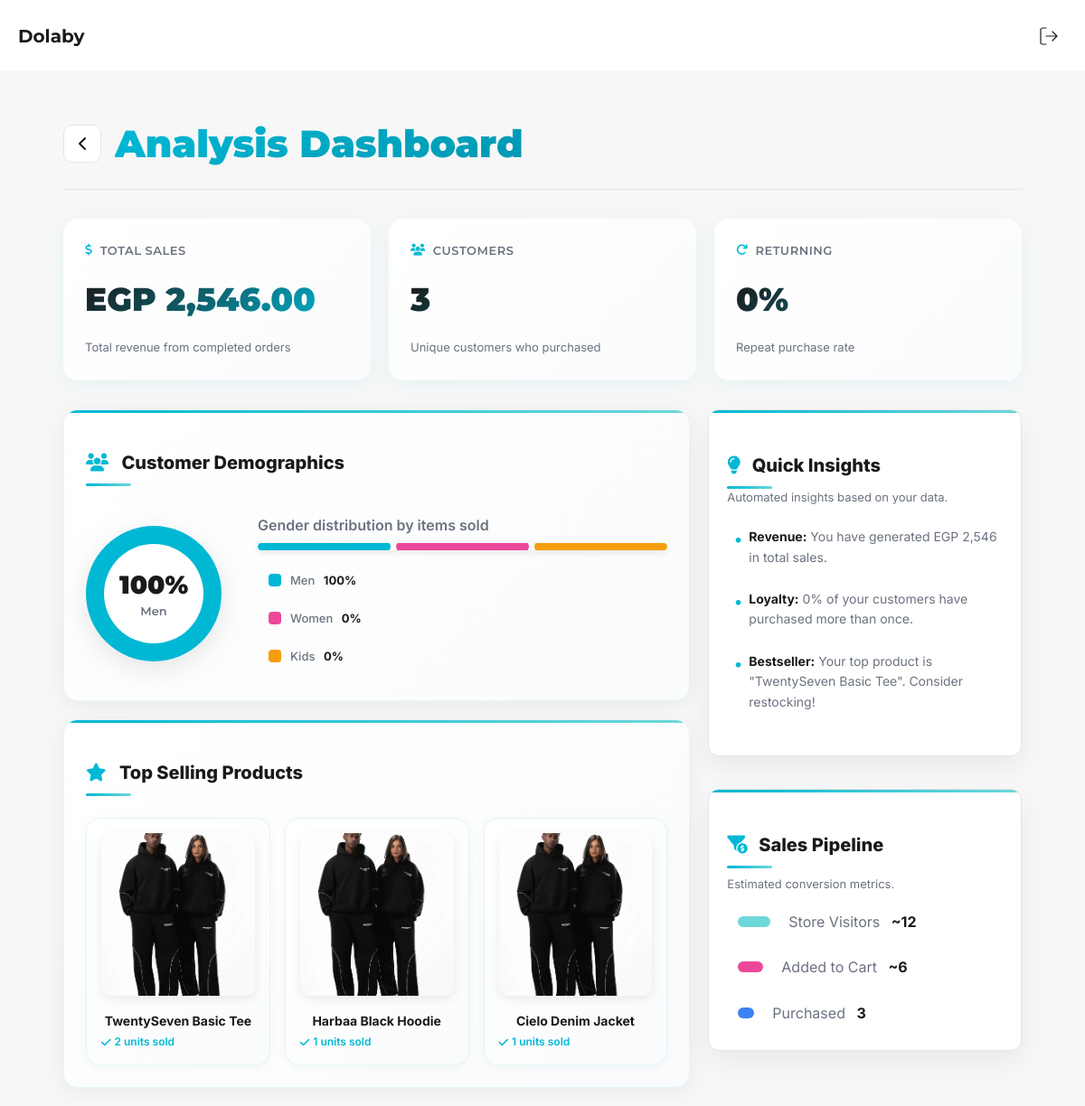
The app's page /php/brandowner_analysis.php (signed in) with its own data.
### tables this page shows
CREATE TABLE products (
    product_id INT PRIMARY KEY AUTO_INCREMENT,
    brand_id INT NOT NULL,
    category_id INT,
    product_name VARCHAR(255) NOT NULL,
    description TEXT,
    price DECIMAL(10, 2) NOT NULL,
    original_price DECIMAL(10, 2),  
    stock_quantity INT DEFAULT 0,
    in_stock BOOLEAN DEFAULT TRUE,
    on_sale BOOLEAN DEFAULT FALSE,
    is_new BOOLEAN DEFAULT FALSE,
    average_rating DECIMAL(3, 2) DEFAULT 0.00,
    total_reviews INT DEFAULT 0,
    sales_count INT DEFAULT 0,
    image_url VARCHAR(500),  
    created_at TIMESTAMP DEFAULT CURRENT_TIMESTAMP,
    updated_at TIMESTAMP DEFAULT CURRENT_TIMESTAMP ON UPDATE CURRENT_TIMESTAMP,
    FOREIGN KEY (brand_id) REFERENCES brands(brand_id) ON DELETE CASCADE,
    FOREIGN KEY (category_id) REFERENCES categories(category_id) ON DELETE SET NULL,
    INDEX idx_brand_id (brand_id),
    INDEX idx_category_id (category_id),
    INDEX idx_in_stock (in_stock),
    INDEX idx_on_sale (on_sale),
    INDEX idx_is_new (is_new),
    INDEX idx_price (price),
    INDEX idx_sales_count (sales_count),
    FULLTEXT idx_search (product_name, description)
);

### includes.php (called while the page is built, shortened)
<?php
if (!class_exists('Database')) {
class Database
{
    public static function connect(): PDO
    {
        $dsn = sprintf(
            'mysql:host=%s;port=%s;dbname=%s;charset=utf8mb4',
            DB_HOST,
            DB_PORT,
            DB_NAME
        );
        $pdo = new PDO($dsn, DB_USER, DB_PASS, [
            PDO::ATTR_ERRMODE => PDO::ERRMODE_EXCEPTION,
            PDO::ATTR_DEFAULT_FETCH_MODE => PDO::FETCH_ASSOC,
            PDO::ATTR_EMULATE_PREPARES => false
        ]);
        return $pdo;
    }
}
}
if (!class_exists('AnalyticsService')) {
class AnalyticsService
{
    private $pdo;
    public function __construct()
    {
        $this->pdo = Database::connect();
    }
    public function getTotalSales(): float
    {
        $sql = "SELECT SUM(total_amount) as total FROM orders WHERE order_status != 'cancelled'";
        $stmt = $this->pdo->query($sql);
        $result = $stmt->fetch();
        return (float)($result['total'] ?? 0);
    }
    public function getUniqueCustomers(): int
    {
        $sql = "SELECT COUNT(DISTINCT user_id) as count FROM orders WHERE order_status != 'cancelled'";
        $stmt = $this->pdo->query($sql);
        $result = $stmt->fetch();
        return (int)($result['count'] ?? 0);
    }
    public function getReturningCustomerRate(): int
    {
        $sql = "SELECT user_id, COUNT(*) as order_count FROM orders WHERE order_status != 'cancelled' GROUP BY user_id";
        $stmt = $this->pdo->query($sql);
        $users = $stmt->fetchAll();
        $returningCount = 0;
        return (int)round(($returningCount / count($users)) * 100);
    }
    public function getCategoryDemographics(): array
    {
        $sql = "SELECT c.category_name, SUM(oi.quantity) as qty
                FROM order_items oi
                JOIN products p ON oi.product_id = p.product_id
                LEFT JOIN categories c ON p.category_id = c.category_id
                JOIN orders o ON oi.order_id = o.order_id
                WHERE o.order_status != 'cancelled'
                GROUP BY c.category_name";
        $stmt = $this->pdo->query($sql);
        $results = $stmt->fetchAll();
        $demographics = ['Men' => 0, 'Women' => 0, 'Kids' => 0];
        $total = 0;
        foreach ($results as $row) {
            $cat = strtolower((string)$row['category_name']);
            if (strpos($cat, 'men') !== false && strpos($cat, 'women') === false) $demographics['Men'] += $row['qty'];
            elseif (strpos($cat, 'women') !== false) $demographics['Women'] += $row['qty'];
            elseif (strpos($cat, 'kid') !== false) $demographics['Kids'] += $row['qty'];
            else $demographics['Men'] += $row['qty'];
            $total += $row['qty'];
        }
        return [
            'Men' => (int)round(($demographics['Men'] / $total) * 100),
            'Women' => (int)round(($demographics['Women'] / $total) * 100),
            'Kids' => (int)round(($demographics['Kids'] / $total) * 100),
        ];
    }
    public function getTopProducts(int $limit = 3): array
    {
        $sql = "SELECT p.product_id as id, p.product_name as name, p.image_url, SUM(oi.quantity) as sold_count
                FROM order_items oi
                JOIN products p ON oi.product_id = p.product_id
                JOIN orders o ON oi.order_id = o.order_id
                WHERE o.order_status != 'cancelled'
                GROUP BY p.product_id, p.product_name, p.image_url
                ORDER BY sold_count DESC
                LIMIT " . (int)$limit;
        $stmt = $this->pdo->query($sql);
        return $stmt->fetchAll() ?: [];
    }
}
}

### php/brandowner_analysis.php (the view, shortened to what this page needs)
<?php
require_once __DIR__ . '/../includes.php';
require_once __DIR__ . '/../header_functions.php';
$analytics = new AnalyticsService();
$totalSales = $analytics->getTotalSales();
$totalCustomers = $analytics->getUniqueCustomers();
$returningRate = $analytics->getReturningCustomerRate();
$demographics = $analytics->getCategoryDemographics();
$topProducts = $analytics->getTopProducts(3);
$dominantDemo = 'Women';
$dominantValue = $demographics['Women'];
if ($demographics['Men'] > $dominantValue) {
    $dominantDemo = 'Men';
    $dominantValue = $demographics['Men'];
}
?>
  <main class="main" role="main">
    <div class="container">
      <header class="topbar">
        <div style="display:flex; align-items:center;">
          <a class="back" href="<?= BASE_URL ?>/brandowner.php">
            <svg width="24" height="24" viewBox="0 0 24 24" fill="none"><path d="M15 18L9 12l6-6" stroke="#1A1A1A" stroke-width="2" stroke-linecap="round" stroke-linejoin="round"/></svg>
          </a>
          <div class="title">Analysis Dashboard</div>
        </div>
      </header>
      <section class="kpi-row">
        <div class="kpi">
          <div class="label"><i class="fas fa-dollar-sign" style="color: var(--teal-600);"></i> Total Sales</div>
          <div class="value">EGP <?= number_format($totalSales, 2) ?></div>
          <div class="note">Total revenue from completed orders</div>
        </div>
        <div class="kpi">
          <div class="label"><i class="fas fa-users" style="color: var(--teal-600);"></i> Customers</div>
          <div class="value"><?= number_format($totalCustomers) ?></div>
          <div class="note">Unique customers who purchased</div>
        </div>
        <div class="kpi">
          <div class="label"><i class="fas fa-redo" style="color: var(--teal-600);"></i> Returning</div>
          <div class="value"><?= $returningRate ?>%</div>
          <div class="note">Repeat purchase rate</div>
        </div>
      </section>
      <div class="grid">
        <div>
          <section class="analysis-card">
            <h3 class="section-title"><i class="fas fa-users" style="color: var(--teal-600); margin-right: 10px;"></i> Customer Demographics</h3>
            <div class="donut-area">
              <div class="donut">
                <div class="donut-center">
                  <div class="big"><?= $dominantValue ?>%</div>
                  <div class="small"><?= $dominantDemo ?></div>
                </div>
              </div>
              <div style="flex:1;min-width:220px">
                <div style="margin-bottom:8px; color: var(--muted); font-weight: 600;">Gender distribution by items sold</div>
                <div class="gender-mini">
                  <div class="gender-seg men-color" style="width: <?= $demographics['Men'] ?>%;" title="Men <?= $demographics['Men'] ?>%"></div>
                  <div class="gender-seg women-color" style="width: <?= $demographics['Women'] ?>%;" title="Women <?= $demographics['Women'] ?>%"></div>
                  <div class="gender-seg kids-color" style="width: <?= $demographics['Kids'] ?>%;" title="Kids <?= $demographics['Kids'] ?>%"></div>
                </div>
                <div class="legend">
                  <div class="item"><span class="swatch men-color"></span><span>Men <strong style="margin-left:6px;color:var(--dark)"><?= $demographics['Men'] ?>%</strong></span></div>
                  <div class="item"><span class="swatch women-color"></span><span>Women <strong style="margin-left:6px;color:var(--dark)"><?= $demographics['Women'] ?>%</strong></span></div>
                  <div class="item"><span class="swatch kids-color"></span><span>Kids <strong style="margin-left:6px;color:var(--dark)"><?= $demographics['Kids'] ?>%</strong></span></div>
                </div>
              </div>
            </div>
          </section>
          <section class="analysis-card">
            <h3 class="section-title"><i class="fas fa-star" style="color: var(--teal-600); margin-right: 10px;"></i> Top Selling Products</h3>
            <div class="products">
              <?php if (empty($topProducts)): ?>
                  <div style="grid-column: 1 / -1; padding: 20px; text-align: center; color: var(--muted); border: 1px dashed var(--divider); border-radius: 12px;">
                      No products sold yet.
                  </div>
              <?php else: ?>
                  <?php foreach ($topProducts as $product): ?>
                      <div class="product">
                        <img src="<?= rtrim(BASE_URL, '/') ?><?= htmlspecialchars($product['image_url']) ?>" alt="<?= htmlspecialchars($product['name']) ?>" onerror="this.src='<?= BASE_URL ?>/assets/images/shop/Harbaa.png'">
                        <div class="pname"><?= htmlspecialchars($product['name']) ?></div>
                        <div class="pmeta"><i class="fas fa-check"></i> <?= number_format($product['sold_count']) ?> units sold</div>
                      </div>
                  <?php endforeach; ?>
              <?php endif; ?>
            </div>
          </section>
        </div>
        <aside class="right-column">
          <div class="card">
            <h4 class="section-title"><i class="fas fa-lightbulb" style="color: var(--teal-600); margin-right: 8px;"></i> Quick Insights</h4>
            <div style="color: var(--muted); font-size: 13px;">Automated insights based on your data.</div>
            <ul>
              <?php if ($totalSales > 0): ?>
                  <li><strong>Revenue:</strong> You have generated EGP <?= number_format($totalSales) ?> in total sales.</li>
                  <li><strong>Loyalty:</strong> <?= $returningRate ?>% of your customers have purchased more than once.</li>
                  <?php if (!empty($topProducts)): ?>
                      <li><strong>Bestseller:</strong> Your top product is "<?= htmlspecialchars($topProducts[0]['name']) ?>". Consider restocking!</li>
                  <?php endif; ?>
              <?php else: ?>
                  <li>No data available yet. Start promoting your shop to get your first sales!</li>
              <?php endif; ?>
            </ul>
          </div>
          <div class="card">
            <h4 class="section-title"><i class="fas fa-funnel-dollar" style="color: var(--teal-600); margin-right: 8px;"></i> Sales Pipeline</h4>
            <div style="margin-top:8px; color: var(--muted); font-size: 13px;">Estimated conversion metrics.</div>
            <div style="margin-top:12px;display:flex;flex-direction:column;gap:8px">
              <div class="flex">
                <div style="width:36px;background:var(--teal-300);height:12px;border-radius:6px;margin-right:8px"></div>
                <div style="color:var(--muted);">Store Visitors <strong style="margin-left:8px;color:var(--dark)">~<?= number_format($totalCustomers * 4) ?></strong></div>
              </div>
              <div class="flex">
                <div style="width:28px;background:#EC4899;height:12px;border-radius:6px;margin-right:8px"></div>
                <div style="color:var(--muted);">Added to Cart <strong style="margin-left:8px;color:var(--dark)">~<?= number_format($totalCustomers * 2) ?></strong></div>
              </div>
              <div class="flex">
                <div style="width:18px;background:#3B82F6;height:12px;border-radius:6px;margin-right:8px"></div>
                <div style="color:var(--muted);">Purchased <strong style="margin-left:8px;color:var(--dark)"><?= number_format($totalCustomers) ?></strong></div>
              </div>
            </div>
          </div>
        </aside>
      </div>
    </div>
  </main>
</body>
</html>

### records on screen
products: product_name "TwentySeven Basic Tee", sold_count "2"
products: product_name "Harbaa Black Hoodie", sold_count "1"
products: product_name "Cielo Denim Jacket", sold_count "1"

### other values on screen
$totalSales "2,546.00"
$totalCustomers "3"
$returningRate "0"
$dominantValue "100"
$dominantDemo "Men"
$demographics['Men'] "100"
$demographics['Women'] "0"
$demographics['Kids'] "0"
$totalSales "2,546"
$totalCustomers * 4 "12"
$totalCustomers * 2 "6"
